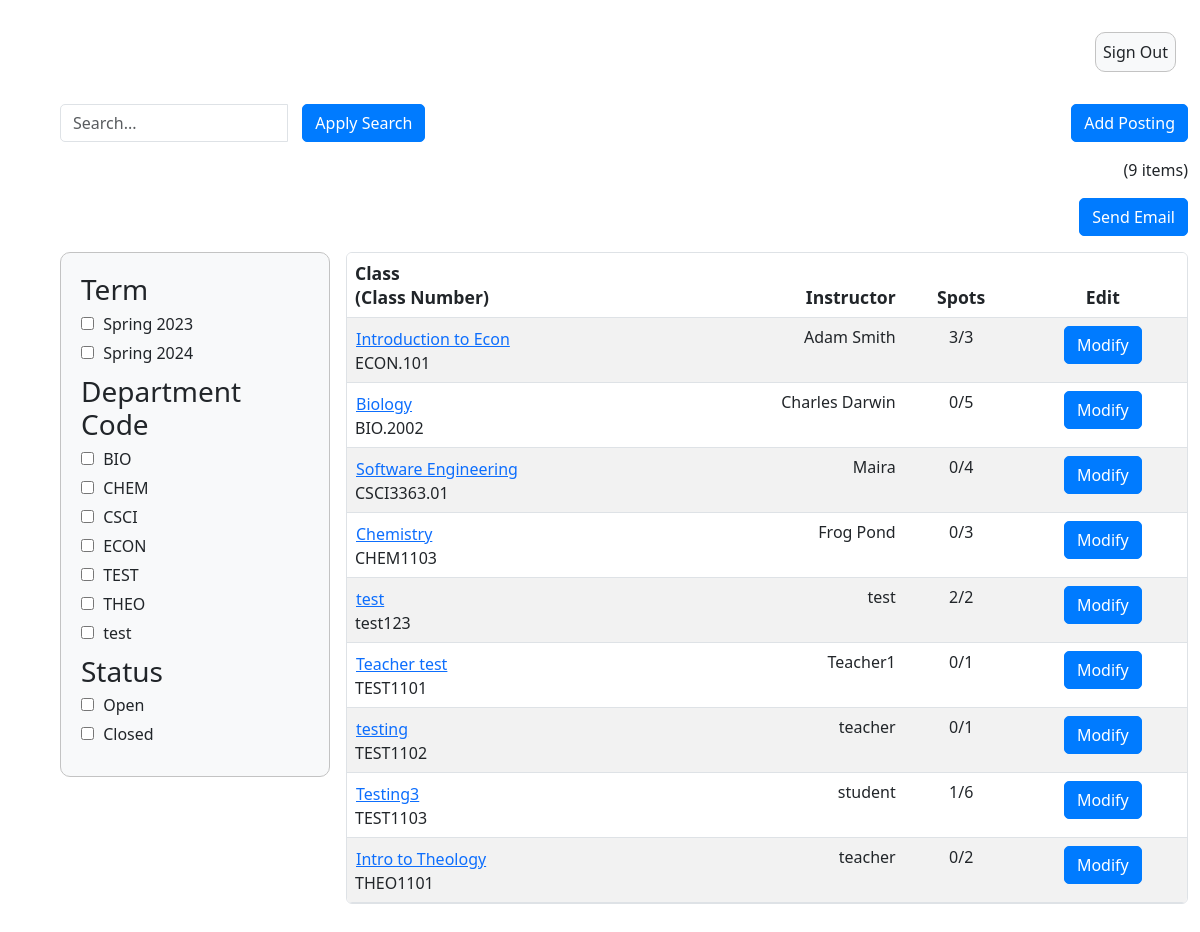
/admin_summary/, run on the app's committed database.
### InstructorAddCourse/models.py (models this page shows)
class InstructorAddCourse(models.Model):
	course_instructor = models.ForeignKey(User, on_delete=models.CASCADE)
	course_name = models.CharField(max_length=255)
	course_number = models.CharField(max_length=255)
	course_instructor = models.CharField(max_length=255)
	description = models.CharField(max_length=800)
	total_time_commitment = models.DecimalField(max_digits=2, decimal_places=0, validators=[MinValueValidator(0)], default=0)
	has_discussion = models.CharField(choices=[('yes', 'Yes'),('no', 'No')], max_length=50, default='')
	num_ta_needed = models.DecimalField(max_digits=2, decimal_places=0, validators=[MinValueValidator(0)], default=0)
	curr_num_ta = models.IntegerField(default=0)
	graded_meeting = models.CharField(choices=[('yes', 'Yes'),('no', 'No')], max_length=50, default='')
	office_hours = models.DecimalField(max_digits=2, decimal_places=0, validators=[MinValueValidator(0)], default=0)
	other_info = models.CharField(max_length=800, default=None)
	term = models.CharField(default=get_default_term(), max_length=100)

### adminSummary/views.py (the view)
# urls.py: path('admin_summary/', admin_summary_view),
def admin_summary_view(response):
    search_query = response.GET.get('q', '')
    term_filter = response.GET.get('term', '')
    status_filter = response.GET.get('status', '')
    dept_filter = response.GET.get('dept-code', '')
    course_objects = InstructorAddCourse.objects.all()
    applied_filters = []
    if search_query:
        course_objects = course_objects.filter(
            course_name__icontains=search_query)
        applied_filters.append(('q', search_query))
    if term_filter:
        if term_filter in term_keys:
            course_objects = [course for course in course_objects if get_term(
                course) == term_filter]
            applied_filters.append(('term', term_filter))
    if dept_filter:
        if dept_filter in dept_keys:
            course_objects = [course for course in course_objects if get_dept(
                course) == dept_filter]
            applied_filters.append(('dept-code', dept_filter))
    if status_filter:
        if status_filter in status_keys:
            course_objects = [course for course in course_objects if get_status(
                course) == status_filter]
            applied_filters.append(('status', status_filter))
    else:
        applied_filters = [f for f in applied_filters if f[0] != 'status']
    applications = []
    if 'course_number' in response.session:
        course_number = response.session['course_number']
        applications = Application.objects.filter(course_number=course_number)
        del response.session['course_number']
    course_count = len(course_objects)
    context = {'course_objects': course_objects,
               'course_count': course_count, 'applied_filters': applied_filters,
               'term_keys': term_keys, 'dept_keys': dept_keys,
               'applications': applications}
    return render(response, "adminSummary.html", context)

### templates/adminSummary.html (shortened to what this page needs)
{% extends 'appbase.html' %} {% block content %} {% load static %} {% load static admin_templatetags %}
<!DOCTYPE html>
<html>
  <head>
    <link rel="stylesheet" href="{% static 'adminSummary.css' %}" />
  </head>
  <body>
    <div class="container-fluid">
      <form method="get">
      <div class="row">
        <div class="col-md-4">
            <div class="input-group">
              <input
                type="text"
                class="form-control"
                id="search"
                name="q"
                placeholder="Search..."
              />
              <div class="input-group-btn input-space">
                <button type="submit" class="btn btn-primary">
                  Apply Search
                </button>
              </div>
            </div>
        </div>
        <div class="col-md-4">
        </div>
        <div class="col-md-4">
          <div class="text-end">
            <a href="{% url 'add_course' %}" id="add-posting-btn" class="btn btn-primary">
              Add Posting
            </a>
          </div>
        </div>
      </div>
      <div class="row" id="item-row">
        <div class="col-sm">
          <div class="text-end">({{course_count}} items)</div>
        </div>
      </div>
      <div class="row" id="item-row">
        <div class="col-sm">
          <div class="text-end">
            <a href="{% url 'send_email' %}">
              <button type="button" class="btn btn-primary">Send Email</button>
            </a>
          </div>
        </div>
      </div>
      <div class="row">
        <div class="col-sm-3">
          <div class="filter-box">
            <div class="filter-group">
              <h3>Term</h3>
              {% for term in term_keys %}
              <label>
                <input type="checkbox" name="term" value="{{ term }}" /> {{ term }}
              </label>
              {% endfor %}
            </div>
            <div class="filter-group">
              <h3>Department Code</h3>
              {% for dept in dept_keys %}
              <label>
                <input type="checkbox" name="dept-code" value="{{ dept }}" /> {{ dept }}
              </label>
              {% endfor %}
            </div>
            <div class="filter-group">
              <h3>Status</h3>
              <label>
                <input type="checkbox" name="status" value="Open"/> Open
            </label>
            <label>
                <input type="checkbox" name="status" value="Closed"/> Closed
            </label>
            </div>
          </div>
        </div>
        <div class="col-sm-9">
          <table class="table table-striped table-hover rounded overflow-hidden">
            <thead>
              <tr>
                <th>Class<br />(Class Number)</th>
                <th class="text-end">Instructor</th>
                <th class="text-center">Spots</th>
                <th class="text-center">Edit</th>
              </tr>
            </thead>
            <tbody id="table-body">
              {% for course in course_objects %}
              <form method="post" action="{% url 'show_applications' %}">
                <tr>
                  <td>
                    <button type="submit" class="btn btn-link p-0 m-0 text-start course-name-button">{{ course.course_name }}</button>
                    <br />{{ course.course_number }}
                  </td>
                  <td class="text-end">{{ course.course_instructor }}</td>
                  <td class="text-center">
                    {{course.curr_num_ta}}/{{ course.num_ta_needed }}
                  </td>
                  <td class="text-center">
                    <a href="{% url 'edit_course' course.id %}" class="btn btn-primary">Modify</a>
                  </td>
                </tr>
              </form>
            {% endfor %}
            </tbody>
          </table>
        </div>
      </div>
    </form>
  </div>
</body>
</html>
{% endblock %}

### static/adminSummary.css (style rules this page uses)
body { height: 100%; }
table { background: white; border: 1px solid #c3c3c3; border-radius: 5px; width: 50%; border-spacing: 0px; border-collapse: separate; }
table th { font-weight: 600; font-size: 1.1em; background: #c6c6c6; }
table td { background: transparent; }
.filter-box { padding: 20px; border: 1px solid #c3c3c3; background-color: #f8f9fa; border-radius: 10px; }
.filter-group { margin-bottom: 10px; }
.filter-group h3 { margin-top: 0; margin-bottom: 5px; }
.filter-group label { display: block; margin-bottom: 5px; }
.filter-group input[type="checkbox"] { margin-right: 5px; }
[class*="col"] { padding: 0.5rem; }
.input-group-btn.input-space { padding-left: 15px; }
.form-control { border-radius: 5px; }
.btn-primary { background-color: #007bff; border-color: #007bff; border-radius: 5px; }

### data on the page
InstructorAddCourse: course_name "Introduction to Econ", course_number "ECON.101", course_instructor "Adam Smith", curr_num_ta "3", num_ta_needed "3"
InstructorAddCourse: course_name "Biology", course_number "BIO.2002", course_instructor "Charles Darwin", curr_num_ta "0", num_ta_needed "5"
InstructorAddCourse: course_name "Software Engineering", course_number "CSCI3363.01", course_instructor "Maira", curr_num_ta "0", num_ta_needed "4"
InstructorAddCourse: course_name "Chemistry", course_number "CHEM1103", course_instructor "Frog Pond", curr_num_ta "0", num_ta_needed "3"
InstructorAddCourse: course_name "test", course_number "test123", course_instructor "test", curr_num_ta "2", num_ta_needed "2"
InstructorAddCourse: course_name "Teacher test", course_number "TEST1101", course_instructor "Teacher1", curr_num_ta "0", num_ta_needed "1"
InstructorAddCourse: course_name "testing", course_number "TEST1102", course_instructor "teacher", curr_num_ta "0", num_ta_needed "1"
InstructorAddCourse: course_name "Testing3", course_number "TEST1103", course_instructor "student", curr_num_ta "1", num_ta_needed "6"
InstructorAddCourse: course_name "Intro to Theology", course_number "THEO1101", course_instructor "teacher", curr_num_ta "0", num_ta_needed "2"

### other printed values
{{ course_count }} "9"
{{ term }} "Spring 2023" "Spring 2024"
{{ dept }} "BIO" "CHEM" "CSCI" "ECON" "TEST" "THEO" "test"
